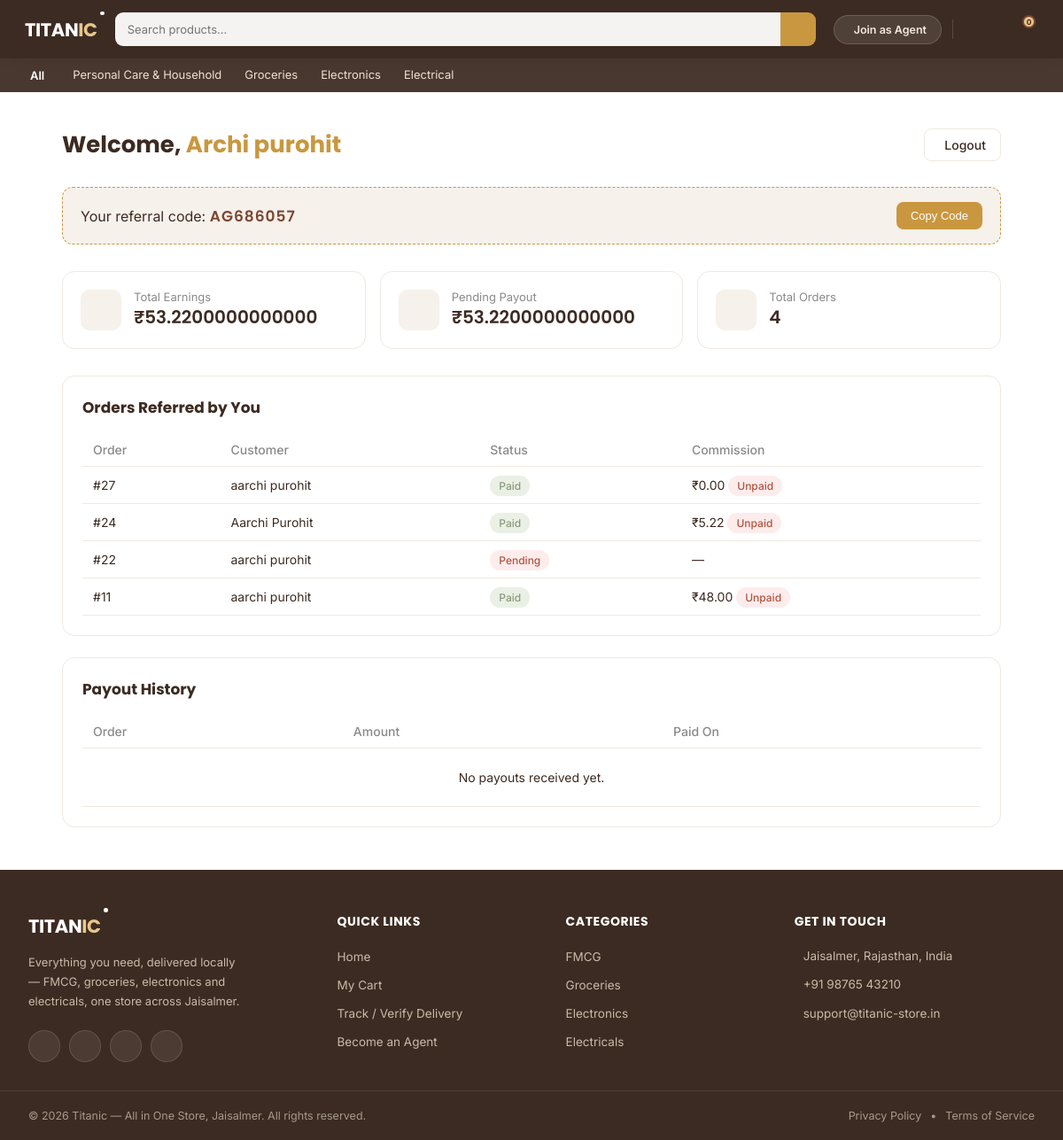
Screenshot of /agent/dashboard/ (signed in) with the database file from the repository.
### agents/models.py (models this page shows, shortened)
class Agent(models.Model):
    user = models.OneToOneField(User, on_delete=models.CASCADE)
    name = models.CharField(max_length=100)
    phone = models.CharField(max_length=15)
    referral_code = models.CharField(max_length=20, unique=True)
    is_approved = models.BooleanField(default=False)
    created_at = models.DateTimeField(auto_now_add=True)

class Commission(models.Model):
    order = models.OneToOneField('orders.Order', on_delete=models.CASCADE, related_name='commission')
    agent = models.ForeignKey(Agent, on_delete=models.CASCADE, related_name='commissions')
    amount = models.DecimalField(max_digits=10, decimal_places=2)
    is_paid = models.BooleanField(default=False)
    created_at = models.DateTimeField(auto_now_add=True)
    paid_at = models.DateTimeField(null=True, blank=True)

### orders/models.py (models this page shows, shortened)
class Order(models.Model):
    STATUS_CHOICES = [
        ('pending', 'Pending'),
        ('paid', 'Paid'),
        ('shipped', 'Shipped'),
        ('delivered', 'Delivered'),
    ]
    customer = models.ForeignKey(User, null=True, blank=True, on_delete=models.SET_NULL, related_name='orders')
    full_name = models.CharField(max_length=100)
    phone = models.CharField(max_length=15)
    address = models.TextField()
    pincode = models.CharField(max_length=10)
    referred_by = models.ForeignKey(Agent, null=True, blank=True, on_delete=models.SET_NULL)
    status = models.CharField(max_length=20, choices=STATUS_CHOICES, default='pending')
    delivery_otp = models.CharField(max_length=6, null=True, blank=True)
    razorpay_order_id = models.CharField(max_length=100, null=True, blank=True)
    created_at = models.DateTimeField(auto_now_add=True)

### agents/views.py (the view)
# urls.py: path('agent/dashboard/', views.agent_dashboard, name='agent_dashboard'),
@login_required(login_url='agent_login')
def agent_dashboard(request):
    if not hasattr(request.user, 'agent'):
        messages.error(request, 'Ye page sirf agents ke liye hai.')
        return redirect('agent_login')
    agent = request.user.agent
    if not agent.is_approved:
        return render(request, 'agents/dashboard.html', {
            'agent': agent,
            'pending_approval': True,
        })
    orders = Order.objects.filter(referred_by=agent).order_by('-created_at')
    commissions = Commission.objects.filter(agent=agent).order_by('-created_at')
    total_earnings = commissions.aggregate(total=Sum('amount'))['total'] or 0
    pending_amount = commissions.filter(is_paid=False).aggregate(total=Sum('amount'))['total'] or 0
    paid_amount = commissions.filter(is_paid=True).aggregate(total=Sum('amount'))['total'] or 0
    payout_history = commissions.filter(is_paid=True).order_by('-paid_at')
    context = {
        'agent': agent,
        'pending_approval': False,
        'orders': orders,
        'total_orders': orders.count(),
        'total_earnings': total_earnings,
        'pending_amount': pending_amount,
        'paid_amount': paid_amount,
        'payout_history': payout_history,
    }
    return render(request, 'agents/dashboard.html', context)

### products/context_processors.py (called while the page is built)
def featured_categories(request):
    return {
        'featured_categories': {
            'fmcg': Categories.objects.filter(parent=None, name__in=['FMCG', 'Fmcg', 'Personal Care & Household', 'Personal Care & Household']).first(),
            'groceries': Categories.objects.filter(parent=None, name__in=['Groceries', 'Grocery']).first(),
            'electronics': Categories.objects.filter(parent=None, name__in=['Electronics']).first(),
            'electricals': Categories.objects.filter(parent=None, name__in=['Electrical', 'Electricals']).first(),
        }
    }

### agents/templates/agents/dashboard.html (shortened to what this page needs)
{% extends 'base.html' %}
{% load static %}
{% block content %}
<link rel="stylesheet" href="{% static 'agents/dashboard.css' %}">
<div class="dash-wrap">
    <div class="dash-header">
        <h1>Welcome, <span>{{ agent.name }}</span></h1>
        <a href="{% url 'agent_logout' %}" class="dash-logout">
             Logout
        </a>
    </div>
    {% if pending_approval %}
        <div class="pending-box">
            <i class="ti ti-clock-hour-4"></i>
            <h2>Approval Pending</h2>
            <p>Your agent account is under review. Once approved, you'll be able to see your earnings and orders here.</p>
        </div>
    {% else %}
        <div class="referral-box">
            <div>
                Your referral code: <span class="code">{{ agent.referral_code }}</span>
            </div>
            <button onclick="navigator.clipboard.writeText('{{ agent.referral_code }}'); this.innerText='Copied!'">
                Copy Code
            </button>
        </div>
        <div class="stat-grid">
            <div class="stat-card">
                <div class="stat-icon"></div>
                <div class="stat-info">
                    <div class="label">Total Earnings</div>
                    <div class="value">₹{{ total_earnings }}</div>
                </div>
            </div>
            <div class="stat-card">
                <div class="stat-icon"></div>
                <div class="stat-info">
                    <div class="label">Pending Payout</div>
                    <div class="value">₹{{ pending_amount }}</div>
                </div>
            </div>
            <div class="stat-card">
                <div class="stat-icon"></div>
                <div class="stat-info">
                    <div class="label">Total Orders</div>
                    <div class="value">{{ total_orders }}</div>
                </div>
            </div>
        </div>
        <div class="dash-section">
            <h3>Orders Referred by You</h3>
            <table class="dash-table">
                <thead>
                    <tr>
                        <th>Order</th>
                        <th>Customer</th>
                        <th>Status</th>
                        <th>Commission</th>
                    </tr>
                </thead>
                <tbody>
                    {% for order in orders %}
                    <tr>
                        <td>#{{ order.id }}</td>
                        <td>{{ order.full_name }}</td>
                        <td><span class="badge badge-{{ order.status }}">{{ order.get_status_display }}</span></td>
                        <td>
                            {% if order.commission %}
                                ₹{{ order.commission.amount }}
                                {% if order.commission.is_paid %}
                                    <span class="badge badge-paid">Paid</span>
                                {% else %}
                                    <span class="badge badge-pending">Unpaid</span>
                                {% endif %}
                            {% else %}
                                —
                            {% endif %}
                        </td>
                    </tr>
                    {% empty %}
                    <tr><td colspan="4" class="empty-row">No orders yet. Share your referral code to start earning!</td></tr>
                    {% endfor %}
                </tbody>
            </table>
        </div>
        <div class="dash-section">
            <h3>Payout History</h3>
            <table class="dash-table">
                <thead>
                    <tr>
                        <th>Order</th>
                        <th>Amount</th>
                        <th>Paid On</th>
                    </tr>
                </thead>
                <tbody>
                    {% for c in payout_history %}
                    <tr>
                        <td>#{{ c.order.id }}</td>
                        <td>₹{{ c.amount }}</td>
                        <td>{{ c.paid_at|date:"d M Y" }}</td>
                    </tr>
                    {% empty %}
                    <tr><td colspan="3" class="empty-row">No payouts received yet.</td></tr>
                    {% endfor %}
                </tbody>
            </table>
        </div>
    {% endif %}
</div>
{% endblock %}

### static/css/base.css (style rules this page uses)
:root { --brand-primary: #7A4632; --brand-accent: #C9973F; --brand-accent-light: #E8C68A; --brand-bg-warm: #F6F1EA; --brand-bg-light: #F8F4EE; --brand-text-dark: #3C2B22; --brand-border: #EFE9E2; --brand-discount: #B0553F; --brand-instock: #8A9A7E; }
* { margin: 0; padding: 0; box-sizing: border-box; }
body { font-family: 'Inter', sans-serif; color: var(--brand-text-dark); }

### agents/static/agents/dashboard.css (style rules this page uses)
.dash-wrap { max-width: 1100px; margin: 40px auto; padding: 0 20px; }
.dash-header { display: flex; justify-content: space-between; align-items: center; margin-bottom: 28px; flex-wrap: wrap; gap: 12px; }
.dash-header h1 { font-family: 'Poppins', sans-serif; font-size: 26px; color: var(--brand-text-dark); }
.dash-header h1 span { color: var(--brand-accent); }
.dash-logout { display: flex; align-items: center; gap: 6px; padding: 9px 16px; border-radius: 8px; border: 1px solid var(--brand-border); background: #fff; color: var(--brand-text-dark); text-decoration: none; font-size: 14px; font-weight: 500; }
.stat-grid { display: grid; grid-template-columns: repeat(3, 1fr); gap: 16px; margin-bottom: 30px; }
.stat-card { background: #fff; border: 1px solid var(--brand-border); border-radius: 14px; padding: 20px; display: flex; align-items: center; gap: 14px; }
.stat-icon { width: 46px; height: 46px; border-radius: 10px; display: flex; align-items: center; justify-content: center; font-size: 20px; background: var(--brand-bg-warm); color: var(--brand-accent); }
.stat-info .label { font-size: 13px; color: #8a8a8a; }
.stat-info .value { font-family: 'Poppins', sans-serif; font-size: 20px; font-weight: 600; color: var(--brand-text-dark); }
.referral-box { background: var(--brand-bg-warm); border: 1px dashed var(--brand-accent); border-radius: 12px; padding: 16px 20px; display: flex; justify-content: space-between; align-items: center; margin-bottom: 30px; flex-wrap: wrap; gap: 10px; }
.referral-box .code { font-family: 'Poppins', sans-serif; font-weight: 600; font-size: 17px; color: var(--brand-primary); letter-spacing: 1px; }
.referral-box button { background: var(--brand-accent); color: #fff; border: none; padding: 8px 16px; border-radius: 8px; font-size: 13px; cursor: pointer; }
.dash-section { background: #fff; border: 1px solid var(--brand-border); border-radius: 14px; padding: 22px; margin-bottom: 24px; }
.dash-section h3 { font-family: 'Poppins', sans-serif; font-size: 17px; margin-bottom: 16px; color: var(--brand-text-dark); }
.dash-table { width: 100%; border-collapse: collapse; font-size: 14px; }
.dash-table th { text-align: left; padding: 10px 12px; color: #8a8a8a; font-weight: 500; border-bottom: 1px solid var(--brand-border); }
.dash-table td { padding: 12px; border-bottom: 1px solid var(--brand-border); color: var(--brand-text-dark); }
.badge { padding: 4px 10px; border-radius: 20px; font-size: 12px; font-weight: 500; }
.badge-pending { background: #FDECEC; color: var(--brand-discount); }
.badge-paid { background: #EAF0E5; color: var(--brand-instock); }
.empty-row { text-align: center; color: #aaa; padding: 24px !important; }

### rows the page displays
Agent: name "Archi purohit", referral_code "AG686057"
Order: id "27", full_name "aarchi purohit", status "Paid", commission.amount "0.00", shows "Unpaid"
Order: id "24", full_name "Aarchi Purohit", status "Paid", commission.amount "5.22", shows "Unpaid"
Order: id "22", full_name "aarchi purohit", status "Pending"
Order: id "11", full_name "aarchi purohit", status "Paid", commission.amount "48.00", shows "Unpaid"

### other values shown
{{ request.session.cart|length }} "0"
{{ total_earnings }} "53.2200000000000"
{{ pending_amount }} "53.2200000000000"
{{ total_orders }} "4"
